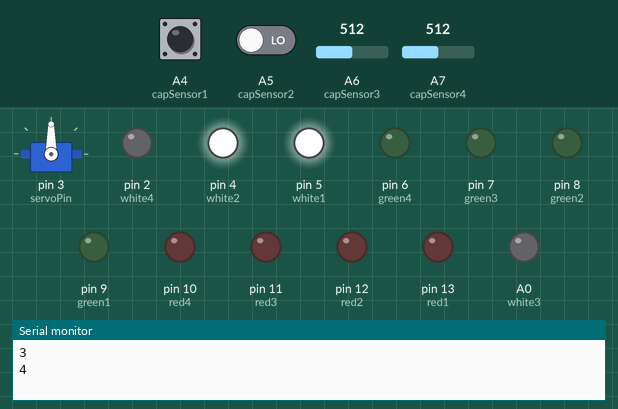
Bench run of a sketch on a simulated Arduino Nano, built with avr-gcc and run on an emulated ATmega328P. Parts: servo, output pins drawn as LEDs (lit = HIGH), the last lines printed to the serial monitor. The inputs (shaded band) are chosen by the test bench; at power-on: A4 (capSensor1) LOW, A5 (capSensor2) LOW, A6 (capSensor3) = 512, A7 (capSensor4) = 512.

Above: at 1.2 s.
1.3 s: A4 (capSensor1) driven HIGH
At 2.0 s:
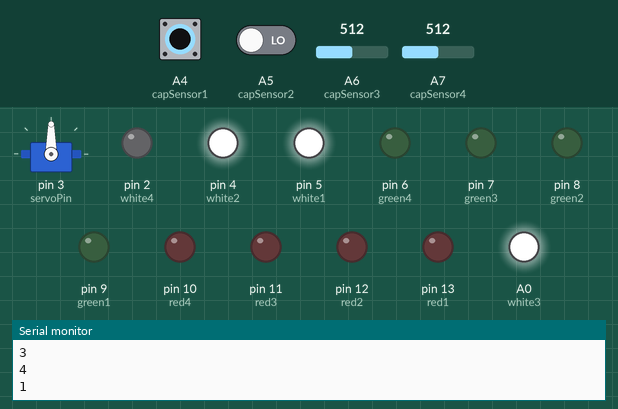
2.8 s: A5 (capSensor2) driven HIGH
At 4.1 s:
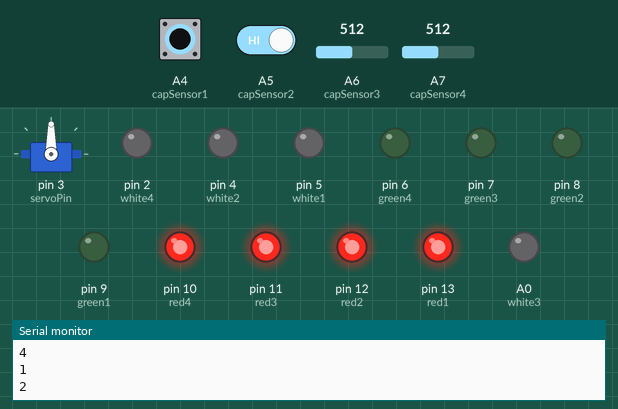
5.8 s: A4 (capSensor1) pulsed LOW 5 times (0.12 s each, 0.3 s apart)
At 9.0 s:
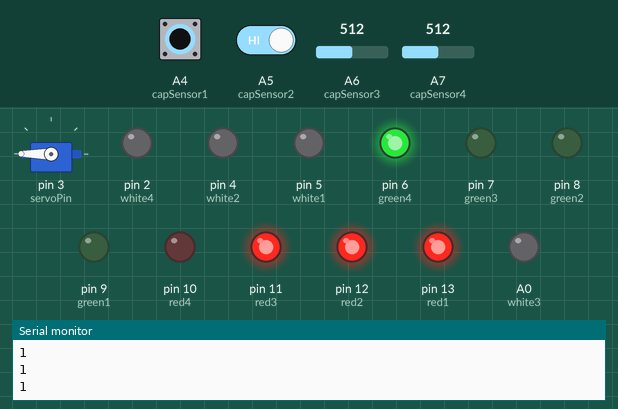
Timing chart, 0 to 11.2 s (numbered marks = the images above; inputs shaded):
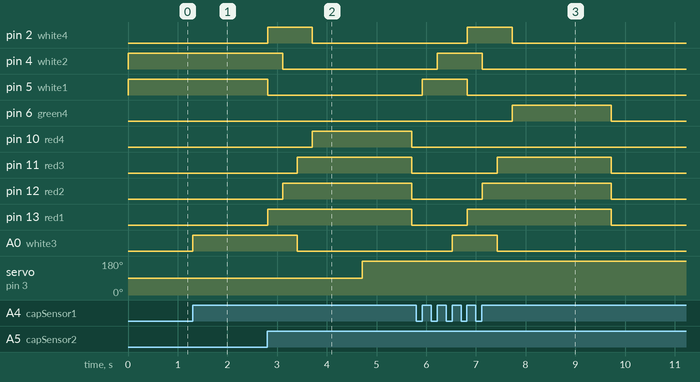

Measured:
- after the input at 1.3 s, A0 (white3): LOW → HIGH at once
- after the input at 2.8 s, pin 2 (white4): LOW → HIGH at once, → LOW 0.90 s later; pin 4 (white2): HIGH → LOW after 0.31 s; pin 5 (white1): HIGH → LOW at once; pin 10 (red4): LOW → HIGH after 0.91 s, → LOW 2.0 s later; pin 11 (red3): LOW → HIGH after 0.61 s, → LOW 2.3 s later
- after the input at 5.8 s, pin 2 (white4): LOW → HIGH after 1.0 s, → LOW 0.90 s later; pin 4 (white2): LOW → HIGH after 0.42 s, → LOW 0.90 s later; pin 5 (white1): LOW → HIGH after 0.12 s, → LOW 0.90 s later; pin 6 (green4): LOW → HIGH after 1.9 s, → LOW 2.0 s later; pin 11 (red3): LOW → HIGH after 1.6 s, → LOW 2.3 s later

The sketch:

LEDpuzzlebox_final.ino
```cpp
#include <Servo.h>
Servo myServo;  // create a servo object
const int servoPin = 3;
const int capSensor1 = A4;
const int capSensor2 = A5;
const int capSensor3 = A6;
const int capSensor4 = A7;
const int red1 = 13;
const int green1 = 9;
const int white1 = 5;
const int red2 = 12;
const int green2 = 8;
const int white2 = 4;
const int red3 = 11;
const int green3 = 7;
const int white3 = A0;
const int red4 = 10;
const int green4 = 6;
const int white4 = 2;
int state1 = 0;
int state2 = 0;
int state3 = 0;
int state4 = 0;
int cap1 = 0;
int cap2 = 0;
int cap3 = 0;
int cap4 = 0;
int last1 = 0;
int last2 = 0;
int last3 = 0;
int last4 = 0;
int angle;
String formatted_str;
int cap3_analog;
int cap4_analog;

int code[4] = {4,3,2,1};
int guess[4] = {0,0,0,0};
int place = 0;

void setup() {
  Serial.begin(9600);
  myServo.attach(servoPin);
  pinMode(capSensor1, INPUT);
  pinMode(capSensor2, INPUT);
  pinMode(capSensor3, INPUT);
  pinMode(capSensor4, INPUT);
  for (int pinNumber = 2; pinNumber < 14; pinNumber++) {
    pinMode(pinNumber, OUTPUT);
    digitalWrite(pinNumber, LOW);
  }
  pinMode(servoPin, OUTPUT);
  pinMode(white3, OUTPUT);
  digitalWrite(white3, LOW);
}

void check_answer(){
  if (guess[0] == code[0]){
      digitalWrite(green1, HIGH);
    }
  else{
      digitalWrite(red1, HIGH);
    }
  digitalWrite(white1, LOW);
  delay(300);

  if (guess[1] == code[1]){
    digitalWrite(green2, HIGH);
  }
  else{
    digitalWrite(red2, HIGH);
  }
  digitalWrite(white2, LOW);
  delay(300);

  if (guess[2] == code[2]){
    digitalWrite(green3, HIGH);
  }
  else{
    digitalWrite(red3, HIGH);
  }
  digitalWrite(white3, LOW);
  delay(300);

  if (guess[3] == code[3]){
    digitalWrite(green4, HIGH);
  }
  else{
    digitalWrite(red4, HIGH);
  }
  digitalWrite(white4, LOW);
  delay(1000);

  if (guess[0] == code[0] && guess[1] == code[1] && guess[2] == code[2] && guess[3] == code[3]) {
    myServo.write(0);
    Serial.println("IM TRYING OK");
    delay(1000);
  }

  else {
    myServo.write(180);
    delay(1000);
  }

  place = 0;
    Serial.print(guess[0]);
    Serial.print(guess[1]);
    Serial.print(guess[2]);
    Serial.println(guess[3]);
    Serial.print(code[0]);
    Serial.print(code[1]);
    Serial.print(code[2]);
    Serial.println(code[3]);
    int guess[] = {0,0,0,0};
    digitalWrite(red1, LOW);
    digitalWrite(red2, LOW);
    digitalWrite(red3, LOW);
    digitalWrite(red4, LOW);
    digitalWrite(green1, LOW);
    digitalWrite(green2, LOW);
    digitalWrite(green3, LOW);
    digitalWrite(green4, LOW);
}


void loop() {
  cap1 = digitalRead(capSensor1);
  cap2 = digitalRead(capSensor2);
  cap3_analog = analogRead(capSensor3);
  cap4_analog = analogRead(capSensor4);
  if (cap3_analog > 500){
    cap3 = true;
  }
  else {
    cap3 = false;
  }
  if (cap4_analog > 500){
    cap4 = true;
  }
  else {
    cap4 = false;
  }

  if (cap1 == 1 and last1 == 0){
    guess[place] = 1;
    place += 1;
    Serial.println('1');
  }
  if (cap2 == 1 and last2 == 0){
    guess[place] = 2;
    place += 1;
    Serial.println('2');
    }
  if (cap3 == 1 and last3 == 0){
    guess[place] = 3;
    place += 1;
    Serial.println('3');
  }
  if (cap4 == 1 and last4 == 0){
    guess[place] = 4;
    place += 1;
    Serial.println('4');
  }

  last1 = cap1;
  last2 = cap2;
  last3 = cap3;
  last4 = cap4;
  if (angle < 0){
    angle = 0;
  }
  if (angle > 180){
    angle = 180;
  }
  if (place > 0){
      digitalWrite(white1, HIGH);
  }
  if (place > 1){
      digitalWrite(white2, HIGH);
  }
  if (place > 2){
      digitalWrite(white3, HIGH);
  }
  if (place > 3){
      digitalWrite(white4, HIGH);
  }
  if (place == 4){
    check_answer();
  }

  delay(10);
}
```
